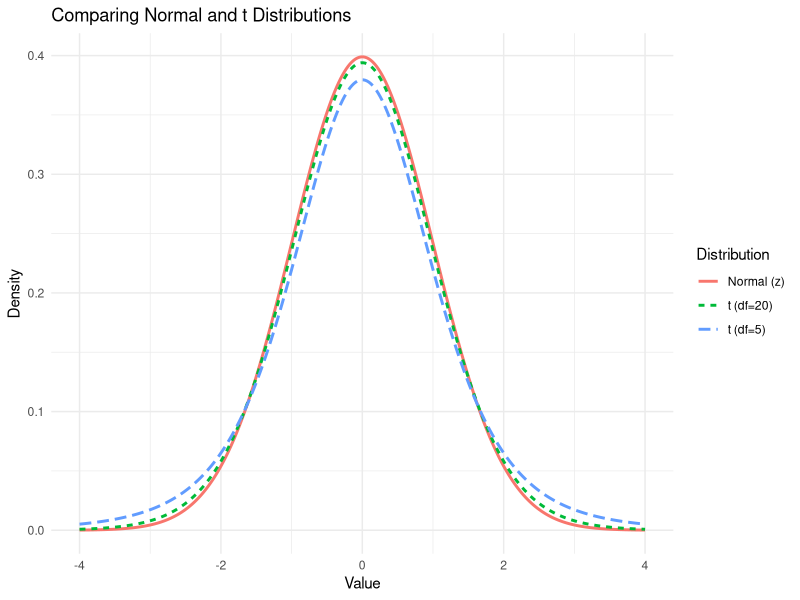
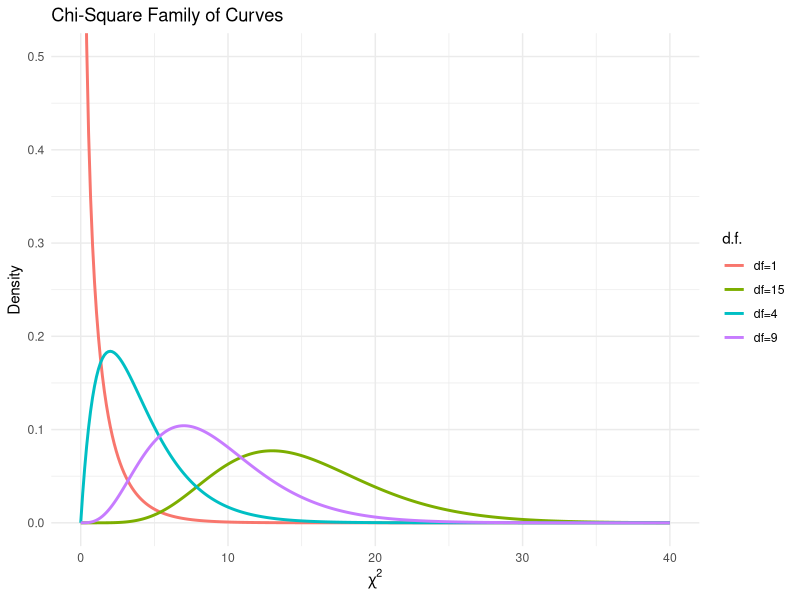

Write R code to recreate these figures, in order.
## ---- chunk 1
library(tidyverse)
library(ggplot2)
knitr::opts_chunk$set(echo = TRUE, warning = FALSE, message = FALSE)
## ---- chunk 2
round(qnorm((1-.9) / 2), 2)
round(qnorm((1-.95) / 2), 2)
round(qnorm((1-.99) / 2), 2)
## ---- chunk 3
xbar <- 54; sigma <- 6.0; n <- 50; z <- 1.96
E <- z * sigma / sqrt(n)
cat("Point estimate:", xbar, "\n")
cat("95% CI: (", round(xbar - E, 1), ",", round(xbar + E, 1), ")\n")
## ---- chunk 4
xbar <- 174.3; sigma <- 46.5; n <- 30; z <- 2.58
E <- z * sigma / sqrt(n)
cat("Point estimate:", xbar, "\n")
cat("99% CI: (", round(xbar - E, 1), ",", round(xbar + E, 1), ")\n")
## ---- chunk 5
# z_alpha/2 for common confidence levels
conf_levels <- c(0.90, 0.95, 0.98, 0.99)
z_vals <- qnorm(1 - (1 - conf_levels)/2)
data.frame(Confidence = paste0(conf_levels*100, "%"),
           z_alpha2 = round(z_vals, 3))
## ---- chunk 6
assets <- c(12.23, 16.56, 4.39, 2.89, 1.24, 2.17, 13.19, 9.16, 1.42, 73.25,
            1.91, 14.64, 11.59, 6.69, 1.06, 8.74, 3.17, 18.13, 7.92, 4.78,
            16.85, 40.22, 2.42, 21.58, 5.01, 1.47, 12.24, 2.27, 12.77, 2.76)
xbar <- mean(assets); sigma <- 14.405; n <- length(assets)
z <- 1.65   # table value; qnorm(0.95) gives 1.645
E <- z * sigma / sqrt(n)
cat("X-bar =", round(xbar, 3), "\n")
cat("90% CI: (", round(xbar - E, 3), ",", round(xbar + E, 3), ")\n")
## ---- chunk 7
z <- 2.58; sigma <- 4.33; E <- 2
n_raw <- (z * sigma / E)^2
n_raw
ceiling(n_raw)  # Always round UP
## ---- chunk 8
x <- seq(-4, 4, length.out = 300)
df_plot <- data.frame(
  x = rep(x, 3),
  y = c(dnorm(x), dt(x, df = 5), dt(x, df = 20)),
  dist = rep(c("Normal (z)", "t (df=5)", "t (df=20)"), each = 300)
)
ggplot(df_plot, aes(x, y, color = dist, linetype = dist)) +
  geom_line(linewidth = 1) +
  labs(title = "Comparing Normal and t Distributions",
       x = "Value", y = "Density", color = "Distribution", linetype = "Distribution") +
  theme_minimal()
## ---- chunk 9
knitr::kable(data.frame(
  Condition = c("σ known, n ≥ 30", "σ known, n < 30 (normal pop.)",
                "σ unknown, n ≥ 30", "σ unknown, n < 30 (normal pop.)"),
  Use = c("z and σ", "z and σ", "t and s", "t and s")
), caption = "When to Use z vs. t")
## ---- chunk 10
# t_alpha/2 for 95% CI with df = 21
qt(0.975, df = 21)   # upper tail area = alpha/2 = 0.025
## ---- chunk 11
xbar <- 7.1; s <- 0.78; n <- 10
t_crit <- qt(0.975, df = n - 1)
E <- t_crit * s / sqrt(n)
cat("t_alpha/2 =", round(t_crit, 3), "\n")
cat("95% CI: (", round(xbar - E, 2), ",", round(xbar + E, 2), ")\n")
## ---- chunk 12
fires <- c(5460, 5900, 6090, 6310, 7160, 8440, 9930)
n <- length(fires)
xbar <- mean(fires); s <- sd(fires)
cat("n =", n, "  X-bar =", round(xbar, 1), "  s =", round(s, 1), "\n")

t_crit <- qt(0.995, df = n - 1)   # 99% CI
cat("t_alpha/2 (df=6) =", round(t_crit, 3), "\n")
E <- t_crit * s / sqrt(n)
cat("99% CI: (", round(xbar - E, 1), ",", round(xbar + E, 1), ")\n")
## ---- chunk 13
X <- 54; n <- 150
p_hat <- X / n
q_hat <- 1 - p_hat
cat("p-hat =", p_hat, "  q-hat =", q_hat, "\n")
## ---- chunk 14
X <- 323; n <- 1404
p_hat <- X / n; q_hat <- 1 - p_hat
z <- qnorm(0.95)   # 90% CI
E <- z * sqrt(p_hat * q_hat / n)
cat("p-hat =", round(p_hat, 3), "\n")
cat("90% CI: (", round(p_hat - E, 3), ",", round(p_hat + E, 3), ")\n")
## ---- chunk 15
p_hat <- 0.159; n <- 1721
q_hat <- 1 - p_hat
z <- qnorm(0.975)   # 95% CI
E <- z * sqrt(p_hat * q_hat / n)
cat("p-hat =", p_hat, "\n")
cat("95% CI: (", round(p_hat - E, 3), ",", round(p_hat + E, 3), ")\n")
## ---- chunk 16
p_hat <- 0.40; q_hat <- 0.60; z <- 1.96; E <- 0.02
n_raw <- p_hat * q_hat * (z / E)^2
n_raw
ceiling(n_raw)
## ---- chunk 17
p_hat <- 0.5; q_hat <- 0.5; z <- 1.96; E <- 0.03
n_raw <- p_hat * q_hat * (z / E)^2
n_raw
ceiling(n_raw)
## ---- chunk 18
x <- seq(0, 40, length.out = 300)
df_plot <- data.frame(
  x = rep(x, 4),
  y = c(dchisq(x, 1), dchisq(x, 4), dchisq(x, 9), dchisq(x, 15)),
  df = rep(c("df=1","df=4","df=9","df=15"), each = 300)
)
ggplot(df_plot, aes(x, y, color = df)) +
  geom_line(linewidth = 1) +
  coord_cartesian(ylim = c(0, 0.5)) +
  labs(title = "Chi-Square Family of Curves",
       x = expression(chi^2), y = "Density", color = "d.f.") +
  theme_minimal()
## ---- chunk 19
n <- 25; df <- n - 1
chi_right <- qchisq(0.95, df = df)   # upper critical value
chi_left  <- qchisq(0.05, df = df)   # lower critical value
cat("chi-sq right =", round(chi_right, 3), "\n")
cat("chi-sq left  =", round(chi_left, 3), "\n")
## ---- chunk 20
n <- 20; s <- 1.6; df <- n - 1
chi_right <- qchisq(0.975, df = df)
chi_left  <- qchisq(0.025, df = df)
cat("chi-sq right =", round(chi_right, 3), "\n")
cat("chi-sq left  =", round(chi_left, 3), "\n")

var_lower <- (df * s^2) / chi_right
var_upper <- (df * s^2) / chi_left
cat("95% CI for variance: (", round(var_lower, 1), ",", round(var_upper, 1), ")\n")
cat("95% CI for std dev:  (", round(sqrt(var_lower), 1), ",",
    round(sqrt(var_upper), 1), ")\n")
## ---- chunk 21
tickets <- c(59, 54, 53, 52, 51, 39, 49, 46, 49, 48)
n <- length(tickets)
s2 <- var(tickets); s <- sd(tickets)
df <- n - 1
cat("n =", n, "  s² =", round(s2, 1), "  s =", round(s, 2), "\n")

chi_right <- qchisq(0.95, df = df)   # 90% CI
chi_left  <- qchisq(0.05, df = df)
cat("chi-sq right =", round(chi_right, 3), "\n")
cat("chi-sq left  =", round(chi_left, 3), "\n")

var_lower <- (df * s2) / chi_right
var_upper <- (df * s2) / chi_left
cat("90% CI for variance: (", round(var_lower, 1), ",", round(var_upper, 1), ")\n")
cat("90% CI for std dev:  (", round(sqrt(var_lower), 2), ",",
    round(sqrt(var_upper), 2), ")\n")
